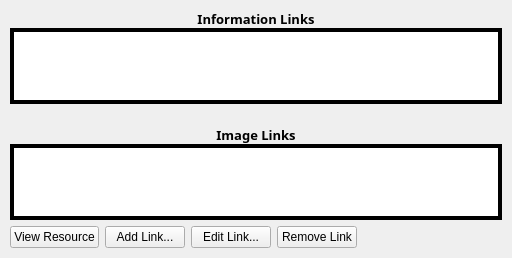
<ui version="4.0" >
 <class>DetailsLinks</class>
 <widget class="QWidget" name="DetailsLinks" >
  <property name="geometry" >
   <rect>
    <x>0</x>
    <y>0</y>
    <width>512</width>
    <height>236</height>
   </rect>
  </property>
  <property name="windowTitle" >
   <string>Details - Resource Links</string>
  </property>
  <layout class="QVBoxLayout" >
   <property name="margin" >
    <number>10</number>
   </property>
   <property name="spacing" >
    <number>6</number>
   </property>
   <item>
    <layout class="QVBoxLayout" >
     <property name="margin" >
      <number>0</number>
     </property>
     <property name="spacing" >
      <number>0</number>
     </property>
     <item>
      <widget class="QLabel" name="InfoTitle" >
       <property name="font" >
        <font>
         <family>Sans Serif</family>
         <pointsize>10</pointsize>
         <weight>75</weight>
         <italic>false</italic>
         <bold>true</bold>
         <underline>false</underline>
         <strikeout>false</strikeout>
        </font>
       </property>
       <property name="autoFillBackground" >
        <bool>true</bool>
       </property>
       <property name="text" >
        <string>Information Links</string>
       </property>
       <property name="alignment" >
        <set>Qt::AlignCenter</set>
       </property>
      </widget>
     </item>
     <item>
      <widget class="QListWidget" name="InfoTitleList" >
       <property name="frameShape" >
        <enum>QFrame::Box</enum>
       </property>
       <property name="frameShadow" >
        <enum>QFrame::Plain</enum>
       </property>
       <property name="lineWidth" >
        <number>4</number>
       </property>
      </widget>
     </item>
    </layout>
   </item>
   <item>
    <spacer>
     <property name="orientation" >
      <enum>Qt::Vertical</enum>
     </property>
     <property name="sizeType" >
      <enum>QSizePolicy::Fixed</enum>
     </property>
     <property name="sizeHint" >
      <size>
       <width>20</width>
       <height>16</height>
      </size>
     </property>
    </spacer>
   </item>
   <item>
    <layout class="QVBoxLayout" >
     <property name="margin" >
      <number>0</number>
     </property>
     <property name="spacing" >
      <number>0</number>
     </property>
     <item>
      <widget class="QLabel" name="ImagesTitle" >
       <property name="font" >
        <font>
         <family>Sans Serif</family>
         <pointsize>10</pointsize>
         <weight>75</weight>
         <italic>false</italic>
         <bold>true</bold>
         <underline>false</underline>
         <strikeout>false</strikeout>
        </font>
       </property>
       <property name="autoFillBackground" >
        <bool>true</bool>
       </property>
       <property name="text" >
        <string>Image Links</string>
       </property>
       <property name="alignment" >
        <set>Qt::AlignHCenter</set>
       </property>
      </widget>
     </item>
     <item>
      <widget class="QListWidget" name="ImageTitleList" >
       <property name="frameShape" >
        <enum>QFrame::Box</enum>
       </property>
       <property name="frameShadow" >
        <enum>QFrame::Plain</enum>
       </property>
       <property name="lineWidth" >
        <number>4</number>
       </property>
      </widget>
     </item>
    </layout>
   </item>
   <item>
    <layout class="QHBoxLayout" >
     <property name="margin" >
      <number>0</number>
     </property>
     <property name="spacing" >
      <number>6</number>
     </property>
     <item>
      <widget class="QPushButton" name="ViewButton" >
       <property name="text" >
        <string>View Resource</string>
       </property>
      </widget>
     </item>
     <item>
      <widget class="QPushButton" name="AddLinkButton" >
       <property name="text" >
        <string>Add Link...</string>
       </property>
      </widget>
     </item>
     <item>
      <widget class="QPushButton" name="EditLinkButton" >
       <property name="text" >
        <string>Edit Link...</string>
       </property>
      </widget>
     </item>
     <item>
      <widget class="QPushButton" name="RemoveLinkButton" >
       <property name="text" >
        <string>Remove Link</string>
       </property>
      </widget>
     </item>
     <item>
      <spacer>
       <property name="orientation" >
        <enum>Qt::Horizontal</enum>
       </property>
       <property name="sizeType" >
        <enum>QSizePolicy::Expanding</enum>
       </property>
       <property name="sizeHint" >
        <size>
         <width>40</width>
         <height>20</height>
        </size>
       </property>
      </spacer>
     </item>
    </layout>
   </item>
  </layout>
 </widget>
 <layoutdefault spacing="6" margin="11" />
  <resources/>
 <connections/>
</ui>
